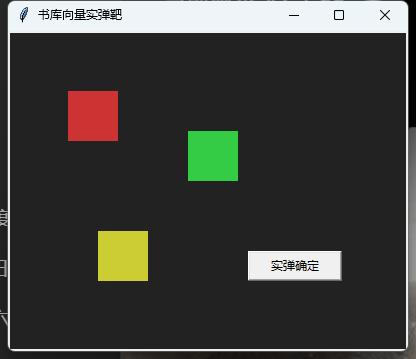
#> input picture snap.png, 416 x 359 px
$ python -i visual_engine.py   (imports and definitions only)
#> lines starting #> are read from the running program, lines starting #| are printed output that depends on the picture; after the words box and inside, x2 and y2 are one past the last pixel; in counts of white or black regions, pixels touching at a corner belong together
#> further down, picture is the input picture: shape (359, 416, 3); mean B, G, R 60.1, 64.7, 64.1
# -*- coding: utf-8 -*-
"""视觉引擎（轻量兜底）：OpenCV 连通域找疑似图标/按钮候选 + X 关闭按钮专项检测。

通用通道流程：灰度 -> Canny 边缘 -> 膨胀 -> 连通域 -> 按面积与长宽比过滤。
产出的 icon 元素置信度低，可被融合层吞并（有 UIA/OCR 元素落在其上时丢弃）。

X 专项通道（2026-10-25 二十棒，Q-018 漏识根治）：游戏自绘 UI 的「×」关闭按钮
既非文字（OCR 不出）又各有一副难啃的模样，官服两例实测全漏——
  · 暗背景公告红X：红块紧贴弹窗金框，笔画边缘与框线黏成团，全图 Canny+Hough
    拟不出它的笔画（漏识主因）；
  · 白底黑细线X：本形状可检，但同屏二维码的高密度边缘拟出海量假对角交叉
    （误报洪水）。
对策为双通道，只认「两条对角笔画交叉」的结构证据，与颜色无关：
  · 通道一（色块+反色笔画）：高饱和色块内提亮/压暗出笔画掩码后局部验证——
    色块自身天然与邻界隔离，免疫黏连；
  · 通道二（形状+环带）：全图 Hough 配对后加 bbox 外环带边缘密度验证——
    二维码等纹理区环带密度爆表，整片灭掉。
配对闸门四道：两笔方向一正一反、近似垂直（90°±20°，汉字撇捺夹角偏平偏陡）、
等长（按钮 × 对称）、交点在两笔中段；配对后再过「四臂齐全」验证（X 自交点向
四个对角方向都有笔画延伸，汉字交叉四臂常缺）。
检出后 text 标「×」、conf=0.72（高于通用 icon，低于 OCR 文本——OCR 若已在
同位出字则融合层自然吞并，不产生重复元素）。

形状通道族（2026-10-25 施工单 C，同思路扩展）：勾选框/单选圆点/滑块三类
常见控件形状——表单/设置页高频控件，UIA 盲区场景（自绘/游戏设置面板）
与纯图标同理整片漏识。沿用「形状闸门 + 验证条件」防误报范本：
  · 勾选框 checkbox：小方形连通域过「四边带」验证（四条边带内边缘密度
    齐=框线完整，+字/斜框/实心图标不过）+ 环带干净度（贴文字标签的表单
    环境比 X 的 0.35 宽松）；框内勾笔画/填充判选中态。实心填充方块一律
    不认（与图标色块无法区分，宁可少认）。
  · 单选圆点 radio：小圆形连通域（膨胀闭合后近实心盘）+ 圆周完整 + 环带
    干净度——字母 O/数字 0 处在文字笔画区，环带密度爆表被灭（X 专项同款
    思路）；中心实点判选中态。
  · 滑块 slider：细长水平轨道线 + 轨道条带内的小方/圆钮配对——两者同现
    才认（纯横线=分隔线/进度条不报，钮单独=普通图标不报）。
形状候选 conf 0.60~0.68，高于通用 icon 的 0.3、过融合保护线 0.5（不被
无名大容器吞并），低于 OCR 文本（同位有字时 OCR 优先）。
"""
import math

import cv2
import numpy as np

from .model import Element

# X 通道公共量程：按常见关闭按钮 12~60px 设定
_X尺寸下限 = 10
_X尺寸上限 = 70
_对角斜率范围 = (0.6, 1.7)   # 与水平夹角约 ±31°~60°，水平/垂直笔画不算
_环带密度上限 = 0.35         # bbox 外环带边缘占比超过它=处于纹理区，弃


# [27 lines left out: functions _框重叠, _交点, not called in this run]


def _对角线段(笔画图):
    """从二值笔画/边缘图提对角线段列表：[(坐标四元组, 长度, 方向±1), …]。"""
    线段集 = cv2.HoughLinesP(笔画图, 1, np.pi / 180, threshold=12,
                            minLineLength=7, maxLineGap=3)
    if 线段集 is None:
        return []
    segs = []
    for l in 线段集:
        # OpenCV 4.x 返回 (N,1,4)、5.x 返回 (N,4)：ravel 后统一取四元组
        x1, y1, x2, y2 = map(int, np.ravel(l))
        dx, dy = x2 - x1, y2 - y1
        长度 = math.hypot(dx, dy)
        if 长度 < 7 or 长度 > _X尺寸上限 or dx == 0:
            continue
        斜率 = abs(dy) / float(abs(dx))
        if 斜率 < _对角斜率范围[0] or 斜率 > _对角斜率范围[1]:
            continue
        segs.append(((x1, y1, x2, y2), 长度, 1 if dx * dy > 0 else -1))
    return segs


def _配对成框(segs, 尺寸下限=_X尺寸下限, 尺寸上限=_X尺寸上限):
    """对角线段两两配对（方向一正一反/近似垂直/等长/真交叉）
    → [(bbox, 交点, 贯穿度)]。

    「近似垂直 + 等长」是按钮 × 与汉字撇捺交叉（「乂」「人」类，夹角≠90°、
    两笔悬殊）的关键分界，官服公告正文实测靠它压掉文字误报。贯穿度=
    平均笔长/bbox 对角：按钮 × 的笔画贯穿整个域（0.7~1.0），勾选框内的
    ✓ 笔画只占小半（<0.45）——与形状通道同位冲突时靠它裁决。
    """
    框s = []
    已配 = set()
    for i in range(len(segs)):
        if i in 已配:
            continue
        pa, la, sa = segs[i]
        cax, cay = (pa[0] + pa[2]) / 2.0, (pa[1] + pa[3]) / 2.0
        ka = (pa[3] - pa[1]) / float(pa[2] - pa[0]) if pa[2] != pa[0] else 99.0
        for j in range(i + 1, len(segs)):
            if j in 已配:
                continue
            pb, lb, sb = segs[j]
            if sa == sb:
                continue
            kb = (pb[3] - pb[1]) / float(pb[2] - pb[0]) if pb[2] != pb[0] else 99.0
            # 两笔近似垂直（90°±20°）：按钮 × 正交，汉字撇捺夹角偏平/偏陡
            if not (0.6 <= abs(ka * kb) <= 1.67):
                continue
            if not (0.6 < la / lb < 1.67):  # 两笔等长（按钮 × 对称）
                continue
            if abs(cax - (pb[0] + pb[2]) / 2.0) > 18 or abs(cay - (pb[1] + pb[3]) / 2.0) > 18:
                continue
            交 = _交点(pa, pb)
            if 交 is None:
                continue
            l = min(pa[0], pa[2], pb[0], pb[2]) - 2
            t = min(pa[1], pa[3], pb[1], pb[3]) - 2
            r = max(pa[0], pa[2], pb[0], pb[2]) + 2
            b = max(pa[1], pa[3], pb[1], pb[3]) + 2
            w, h = r - l, b - t
            if not (尺寸下限 <= w <= 尺寸上限 and 尺寸下限 <= h <= 尺寸上限):
                continue
            if not (0.5 <= w / float(h) <= 2.0):  # X 的外接框应近方形
                continue
            对角 = math.hypot(w, h)
            贯穿 = (la + lb) / 2.0 / 对角
            框s.append(([l, t, r, b], 交, 贯穿))
            已配.update((i, j))
            break
    return 框s


def _中心去重(候选, 间距=12):
    """中心相近（同一 X 的多对线段/双通道重复）只留一个。候选=[(框, 交, …), …]"""
    结果 = []
    for 条目 in 候选:
        框 = 条目[0]
        cx, cy = (框[0] + 框[2]) / 2.0, (框[1] + 框[3]) / 2.0
        if all(abs(cx - (e[0][0] + e[0][2]) / 2.0) > 间距
               or abs(cy - (e[0][1] + e[0][3]) / 2.0) > 间距 for e in 结果):
            结果.append(条目)
    return 结果


def _积分密度(积分, l, t, r, b):
    """边缘二值积分图上矩形区域的边缘像素占比（越界自动夹取）。"""
    l, t = max(0, int(l)), max(0, int(t))
    r, b = min(积分.shape[1] - 1, int(r)), min(积分.shape[0] - 1, int(b))
    面积 = float((r - l) * (b - t))
    if 面积 <= 0:
        return 1.0
    return (积分[b, r] - 积分[b, l] - 积分[t, r] + 积分[t, l]) / 面积


# [11 lines left out: function _四臂齐, not called in this run]


def _通道色块(img_bgr):
    """通道一：高饱和色块 + 块内反色笔画 → [(bbox, 交点)]（红底白X一类，免疫黏连）。"""
    hsv = cv2.cvtColor(img_bgr, cv2.COLOR_BGR2HSV)
    掩码 = ((hsv[:, :, 1] > 110) & (hsv[:, :, 2] > 60)).astype(np.uint8)
    掩码 = cv2.morphologyEx(掩码, cv2.MORPH_CLOSE, np.ones((3, 3), np.uint8))
    数量, _, 统计, _ = cv2.connectedComponentsWithStats(掩码)
    候选 = []
    for i in range(1, 数量):
        x, y, w, h, area = 统计[i]
        if not (_X尺寸下限 <= w <= _X尺寸上限 and _X尺寸下限 <= h <= _X尺寸上限):
            continue
        if not (0.55 <= w / float(h) <= 1.8):
            continue
        if area < 0.35 * w * h:  # 色块须实心（碎边角不算）
            continue
        roi灰 = cv2.cvtColor(img_bgr[y:y + h, x:x + w], cv2.COLOR_BGR2GRAY)
        中位 = float(np.median(roi灰))
        # 块内亮笔画（红底白X）或暗笔画（亮底深X）二选一，哪个出交叉算哪个
        for 笔画 in ((roi灰 - 中位 > 45).astype(np.uint8),
                     (中位 - roi灰 > 45).astype(np.uint8)):
            if 笔画.sum() < 0.05 * w * h:
                continue
            # 笔画须是块内部图案：按钮 × 居中不贴边；贴边的「笔画」实为
            # 背景缝隙（文字团块里尤其如此，官服金色字团实测误报源）
            if 笔画[1:-1, 1:-1].sum() < 笔画.sum() * 0.85:
                continue
            笔画d = cv2.dilate(笔画 * 255, np.ones((2, 2), np.uint8))
            # 局部线段配对出的框与交点平移回原图坐标（加色块偏移 x,y）
            候选 += [([l + x, t + y, r + x, b + y], (ix + x, iy + y), 比)
                     for (l, t, r, b), (ix, iy), 比 in _配对成框(_对角线段(笔画d))]
    return 候选


def _通道形状(边缘):
    """通道二：全图 Hough 配对 + 环带干净度 → [(bbox, 交点)]（白底细线X一类）。

    环带验证：关闭按钮四周是干净底；二维码/纹理区的假交叉环带全是边缘。
    """
    # 二次膨胀：1~2px 细笔画的 Canny 双边缘黏成单线，配对才齐
    笔画图 = cv2.dilate(边缘, np.ones((3, 3), np.uint8), iterations=1)
    框s = _配对成框(_对角线段(笔画图))
    边二值 = (笔画图 > 0).astype(np.uint8)
    积分 = cv2.integral(边二值)
    干净 = []
    for 框, 交, _比 in 框s:
        l, t, r, b = 框
        外 = max(4, (r - l) // 3)
        环外 = _积分密度(积分, l - 外, t - 外, r + 外, b + 外)
        内 = _积分密度(积分, l, t, r, b)
        if 环外 <= 0.5 and 环外 - max(内, 0.0001) <= _环带密度上限:
            干净.append((框, 交, _比))
    return 干净


# ---- 形状通道族：勾选框 / 单选圆点 / 滑块（施工单 C）----

_框尺寸下限 = 9      # 勾选框/圆点边长量程（常见控件 12~26px）
_框尺寸上限 = 36
_勾选框环带上限 = 0.55   # 环带边缘占比上限（贴标签文字的表单环境，比 X 宽松）
_圆点环带上限 = 0.42     # 单选圆点环带更严（O/0 在笔画区，必须灭）


# [19 lines left out: functions _四边带密度, _四角密度, not called in this run]


def _判圆点(积分, x, y, w, h, 填充率, 边积分=None):
    """小圆形连通域过单选圆点验证 → None / '○' / '◉'（中心实点=选中）。

    闸门：①尺寸 8~30；②宽高比近圆；③环带干净——字母 O/数字 0 处在文字
    笔画区环带密度爆表被灭（X 专项同款思路）；④圆周四正向触边（弧线连续）；
    ⑤环内空隙（膨胀前边缘图，内接 r/2 方形）：空心 radio 环内是空的、
    ◉ 环内只有中心点——实心/带细节的圆形图标（工具栏圆图标、复选圆钮）
    环内一概有内容，密度爆表被灭（真图误报泛滥的根治闸门）。
    填充率宽带 0.25~0.95：空心环膨胀后 ~0.3+、小实心圆 ~0.9，均收。
    """
    if w < 8 or h < 8 or w > 30 or h > 30:
        return None
    if not (0.78 <= w / float(h) <= 1.28):
        return None
    if not (0.25 <= 填充率 <= 0.95):
        return None
    r = (w + h) / 4.0
    外 = max(3, int(r * 0.8))
    cx, cy = x + w / 2.0, y + h / 2.0
    if _积分密度(积分, cx - r - 外, cy - r - 外, cx + r + 外, cy + r + 外) > _圆点环带上限 + 0.22:
        return None
    # 圆周四正向：外扩 1~2px 处的上下左右中点小区应有边缘（圆弧连续性）
    触 = 0
    对 = max(2, int(r * 0.5))
    for dx, dy in ((0, -1), (0, 1), (-1, 0), (1, 0)):
        px = int(cx + dx * (w / 2.0 + 1.5))
        py = int(cy + dy * (h / 2.0 + 1.5))
        if _积分密度(积分, px - 对 // 2, py - 对 // 2, px + 对 // 2 + 1, py + 对 // 2 + 1) > 0.18:
            触 += 1
    if 触 < 3:
        return None
    # 环内空隙（膨胀前边缘）：内接 r/2 方形内，空心环应为空；有内容再分
    # 「仅中心点（◉）」与「带细节图标（拒）」
    内密度 = 0.0
    中心点密度 = 0.0
    if 边积分 is not None:
        半 = max(2, int(r * 0.55))
        内密度 = _积分密度(边积分, cx - 半, cy - 半, cx + 半, cy + 半)
        心 = max(2, int(r * 0.28))
        中心点密度 = _积分密度(边积分, cx - 心, cy - 心, cx + 心, cy + 心)
        if 内密度 > 0.10 and 中心点密度 > 0.10:
            return None   # 环内有中心之外的细节 = 图标
        if 内密度 > 0.28:
            return None   # 内部内容过密 = 图标
    中心密度 = _积分密度(积分, int(cx - r * 0.45), int(cy - r * 0.45),
                       int(cx + r * 0.45), int(cy + r * 0.45))
    if 中心密度 >= 0.30:
        return '◉'
    if 中心点密度 > 0.10:
        return None   # 环内有零星内容但不成实心点 = 图标
    return '○'


# [37 lines left out: function _是勾, not called in this run]


def _判勾选框(积分, x, y, w, h, 填充率, 中心区二值=None):
    """方形连通域过勾选框验证 → None / '☐'（空心）/ '☑'（框内见勾笔画）。

    五道闸门：①近正方；②非实心块（实心=图标色块，无法与按钮区分，弃；
    Canny 轮廓膨胀后实心块填充率 0.95+，框线型 0.4~0.85 可分）；③四边带
    密度齐（框线完整——斜框/缺角框不过）；④四角有线（方框角有线、圆离角
    远——单选圆点的决定性分界，实测 2px 线圆环四边带也能凑过，靠它灭）；
    ⑤环带干净（贴着密集文字的不算）。
    """
    if w < _框尺寸下限 or h < _框尺寸下限 or w > _框尺寸上限 or h > _框尺寸上限:
        return None
    if not (0.70 <= w / float(h) <= 1.43):
        return None
    if 填充率 > 0.85:   # 实心块不认（宁少认不乱认）
        return None
    上, 下, 左, 右 = _四边带密度(积分, x, y, x + w, y + h)
    if min(上, 下, 左, 右) < 0.28 or sum((上, 下, 左, 右)) / 4.0 < 0.40:
        return None
    if min(_四角密度(积分, x, y, x + w, y + h)) < 0.22:
        return None
    # 中环带干净度（框线内圈到中心区之间，12%~28% 内缩环带）：真实勾选框
    # 框内除居中勾笔画外干净，环带密度低；图标（截图框/剪刀/头像/文字块）
    # 内部细节必然穿过该环带——雷电侧栏实战 4 个 ☑ 误报的根治闸
    内12x, 内12y = max(2, int(w * 0.12)), max(2, int(h * 0.12))
    内28x, 内28y = int(w * 0.28), int(h * 0.28)
    大区 = (x + 内12x, y + 内12y, x + w - 内12x, y + h - 内12y)
    小区 = (x + 内28x, y + 内28y, x + w - 内28x, y + h - 内28y)
    大边缘 = (_积分密度(积分, *大区) * (大区[2] - 大区[0]) * (大区[3] - 大区[1]))
    小边缘 = (_积分密度(积分, *小区) * (小区[2] - 小区[0]) * (小区[3] - 小区[1]))
    环带面积 = float((大区[2] - 大区[0]) * (大区[3] - 大区[1])
                 - (小区[2] - 小区[0]) * (小区[3] - 小区[1]))
    if 环带面积 > 4 and (大边缘 - 小边缘) / 环带面积 > 0.68:
        return None   # 框内环带细节密集 = 图标不是勾选框（实测：侧栏图标
                      # 0.69~1.0，真勾笔画 0.64——阈值 0.68 分档）
    外 = max(4, min(w, h) // 3)
    if _积分密度(积分, x - 外, y - 外, x + w + 外, y + h + 外) > _勾选框环带上限 + 0.30:
        return None
    # 选中态：中心区（内缩 28%）三段判定——空框 / 勾笔画（须过勾形验证，
    # 挡「框内等长垂直叉」的 ×）/ 实心填充（选中态）。实心判定看「最大
    # 连通域占区域比」：交叉笔画膨胀后会填满小中心区的密度、但 X 形四角
    # 是空的（占比 ~0.6），实心填充块 ≥0.85——密度单指标分不开这两者。
    内缩x, 内缩y = int(w * 0.28), int(h * 0.28)
    中心密度 = _积分密度(积分, x + 内缩x, y + 内缩y, x + w - 内缩x, y + h - 内缩y)
    if 中心密度 < 0.10:
        return '☐'
    if 中心区二值 is None or (中心区二值 > 0).sum() < 6:
        return '☑' if 中心密度 >= 0.5 else None
    数n, _, 统n, _ = cv2.connectedComponentsWithStats(
        (中心区二值 > 0).astype(np.uint8))
    if 数n > 1:
        最大 = max(统n[i, cv2.CC_STAT_AREA] for i in range(1, 数n))
        区面积 = 中心区二值.shape[0] * 中心区二值.shape[1]
        if 最大 / float(区面积) >= 0.85:
            return '☑'   # 实心填充（选中态），非笔画交叉
    return '☑' if _是勾(中心区二值) else None


def _形状去重(元素):
    """形状元素互撞去重：同一处多形状/多候选只留 conf 最高者（一票形态证据）。"""
    保留 = []
    for e in sorted(元素, key=lambda x: -x.conf):
        if not any(_框重叠(e.bbox, r.bbox) for r in 保留):
            保留.append(e)
    return 保留


def _detect_滑块(膨胀):
    """滑块 = 水平轨道 + 骑在轨道上的小钮，从「轨道+钮黏连」的连通域行密度
    剖面识别 → [bbox(钮)]。

    行密度法：对水平长域逐行统计边缘像素数——满宽行带=轨道，非满宽行=钮
    凸出部分（其列范围=钮位置）。纯分隔线/进度条（全行满宽）与孤立钮
    （无满宽行）天然不认，两者同现才成立。
    """
    数量, _, 统计, _ = cv2.connectedComponentsWithStats(膨胀)
    钮s = []
    for i in range(1, 数量):
        x, y, w, h, area = 统计[i]
        # 水平长域：轨道 60~600px 长；总高含钮凸出可到 ~40px
        if not (60 <= w <= 600 and 2 <= h <= 40):
            continue
        掩码 = 膨胀[y:y + h, x:x + w] > 0
        行宽 = 掩码.sum(axis=1)
        满行 = np.where(行宽 >= 0.55 * w)[0]
        if len(满行) < 2 or len(满行) > 0.7 * h:
            continue   # 无轨道 / 全满（进度条/分隔线）
        轨t, 轨b = int(满行[0]), int(满行[-1]) + 1
        # 钮 = 非满宽行的列范围（凸出轨道的部分；钮不凸出时退回满行带内的
        # 宽度突变列——此处只认凸出型，保守不误报）
        非满 = 掩码.copy()
        非满[轨t:轨b] = False
        列有 = np.where(非满.sum(axis=0) >= 2)[0]
        if len(列有) < _框尺寸下限:
            continue
        列min, 列max = int(列有[0]), int(列有[-1]) + 1
        钮宽 = 列max - 列min
        凸上 = 轨t - int(np.where(非满[:, 列min:列max].sum(axis=1) > 0)[0][0])
        凸下 = int(np.where(非满[:, 列min:列max].sum(axis=1) > 0)[0][-1]) - 轨b + 1
        钮高 = 凸上 + (轨b - 轨t) + 凸下
        if not (_框尺寸下限 <= 钮宽 <= 34 and 8 <= 钮高 <= 40):
            continue
        if not (0.45 <= 钮宽 / float(钮高) <= 2.2):
            continue
        钮s.append([int(x + 列min), int(y + 轨t - 凸上),
                    int(x + 列max), int(y + 轨b + 凸下)])
        if len(钮s) >= 12:
            break
    return 钮s


def scan_visual(img_bgr, min_size=16, max_size=300, min_area=40, max_count=80):
    """从图像提取疑似图标候选 + X 关闭按钮 + 形状通道族，返回元素列表。bbox 相对输入图像左上角。"""
#> called with min_size = 16, max_size = 300, min_area = 40, max_count = 80
    灰度 = cv2.cvtColor(img_bgr, cv2.COLOR_BGR2GRAY)
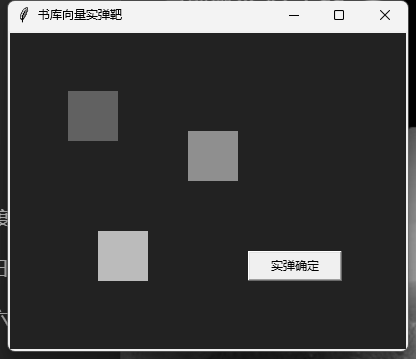
#> 灰度: shape (359, 416); min 0, max 255, mean 64
    边缘 = cv2.Canny(灰度, 50, 150)
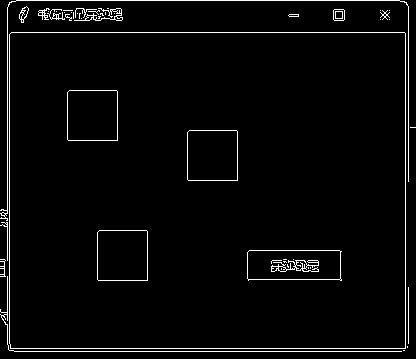
#> 边缘: shape (359, 416); 3.1% white in thin lines or dots
    膨胀 = cv2.dilate(边缘, np.ones((3, 3), np.uint8), iterations=1)
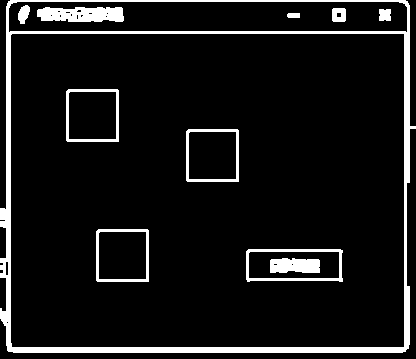
#> 膨胀: shape (359, 416); 8.6% white; 11 white regions, largest, box (x1, y1, x2, y2) and area: (0, 0, 416, 353) 8018, (37, 7, 124, 22) 1115, (246, 249, 343, 282) 741
    # X 双通道产出后，统一在全图边缘上做「四臂齐全」验证（汉字交叉四臂常缺）。
    # 候选带贯穿度（平均笔长/bbox 对角）：真 × 笔画贯穿全域（0.7~1.0），
    # 同位冲突裁决用（贯穿=真 ×；勾选框内 ✓ 只占小半，让位 ☑）。
    边二值 = (膨胀 > 0).astype(np.uint8)
    积分 = cv2.integral(边二值)
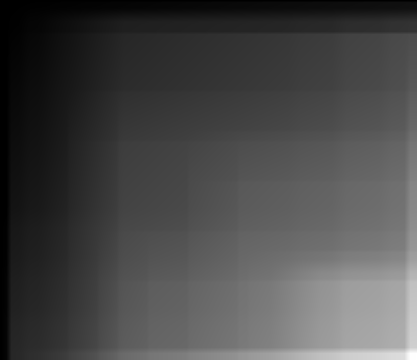
#> 积分: shape (360, 417) int32; min 0, max 12869, mean 3650.4; drawn with min black and max white
    色块候选 = [c for c in _中心去重(_通道色块(img_bgr)) if _四臂齐(积分, c[0], c[1])]
#> (the rest of the program and of its run is left out)
